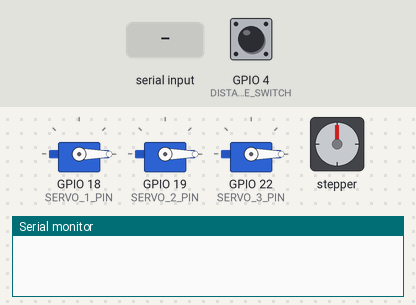
Simulated run of this program. Board: ESP32. On the bench: 3 × servo, stepper motor, the last lines printed to the serial monitor. The inputs (shaded band) are chosen by the test bench; at power-on: GPIO 4 (DISTANCE_SWITCH) LOW. Stepper angles assume 200 steps per turn.

Above: at 0.15 s.
At 1.2 s:
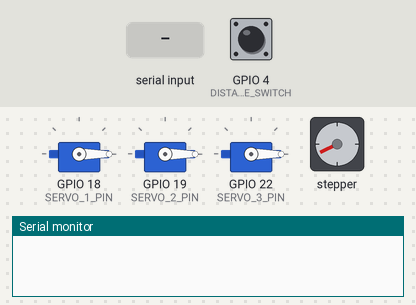
1.3 s: "W" received over Serial
At 1.65 s:
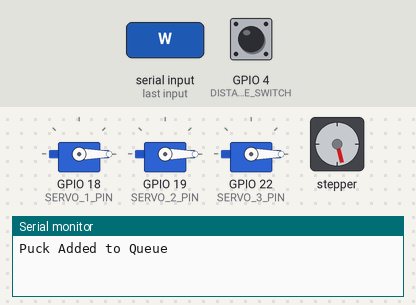
Timing chart, 0 to 13.3 s (numbered marks = the images above; inputs shaded):
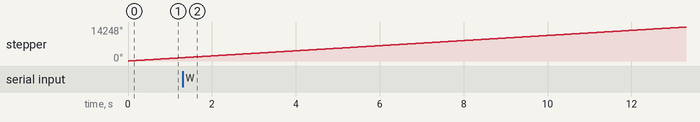

The program:

main.cpp
```cpp
#include <Arduino.h>
#include <ESP32Servo.h>
#include <AccelStepper.h>

// PIN stuff
const int DISTANCE_SWITCH = 4;
const int SERVO_1_PIN = 18; // White Gate
const int SERVO_2_PIN = 19; // Red Gate
const int SERVO_3_PIN = 22; // Blue Gate

// CALIBRATION - need to adjust these based on actual measurements
const int CLICKS_TO_WHITE = 50;  // num Clicks from camera to Gate 1
const int CLICKS_TO_RED = 100;   // num Clicks from camera to Gate 2
const int CLICKS_TO_BLUE = 150;  // num Clicks from camera to Gate 3

const int GATE_CLOSED = 0;
const int GATE_OPEN = 126;       // 70% of 180 degrees
const unsigned long GATE_HOLD_TIME = 1000; // Time (ms) gate stays open

//  OBJECTS
AccelStepper beltStepper(1, 14, 12); // (Type:Driver, StepPin, DirPin)
Servo gateWhite;
Servo gateRed;
Servo gateBlue;

// TRACKING VARIABLES
// 'volatile' tells the ESP32 this variable changes in the background (via interrupt)
volatile unsigned long totalClicks = 0;

// Struct to define a tracked puck (adding in queue for later))
struct TrackedPuck {
  char color;
  unsigned long targetClick;
};

// A queue to hold up (say 10 for now) pucks currently on the belt
const int MAX_PUCKS = 10;
TrackedPuck puckQueue[MAX_PUCKS];
int activePucks = 0;

// Variables to handle closing the gates (after certain amt of time)
unsigned long gateWhiteCloseTime = 0;
unsigned long gateRedCloseTime = 0;
unsigned long gateBlueCloseTime = 0;


// INTERRUPT SERVICE ROUTINE
// This runs instantly every time the switch clicks
void IRAM_ATTR countClicks() {
  totalClicks++;
}

void setup() {
  Serial.begin(115200);

  // Setup Distance Switch Interrupt
  pinMode(DISTANCE_SWITCH, INPUT_PULLDOWN);
  attachInterrupt(digitalPinToInterrupt(DISTANCE_SWITCH), countClicks, RISING);

  // Setup Stepper (XY42STH34-0354A)
  beltStepper.setMaxSpeed(1000);
  beltStepper.setSpeed(600); // Constant running speed

  // Setup Servos (Adafruit 169 limits)
  gateWhite.attach(SERVO_1_PIN, 500, 2400);
  gateRed.attach(SERVO_2_PIN, 500, 2400);
  gateBlue.attach(SERVO_3_PIN, 500, 2400);

  // Initializing gates to closed
  gateWhite.write(GATE_CLOSED);
  gateRed.write(GATE_CLOSED);
  gateBlue.write(GATE_CLOSED);
}

void loop() {
  // KEEP THE BELT MOVING //for this, it needs to stop under the camera for color sensing
  //todo change
  beltStepper.runSpeed();

  // CHECK FOR REVPI COMMANDS for puck info
  if (Serial.available() > 0) {
    char cmd = Serial.read();

    if ((cmd == 'W' || cmd == 'R' || cmd == 'B') && activePucks < MAX_PUCKS) {
      // Calculate where this specific puck needs to go
      unsigned long target = 0;
      if (cmd == 'W') target = totalClicks + CLICKS_TO_WHITE;
      if (cmd == 'R') target = totalClicks + CLICKS_TO_RED;
      if (cmd == 'B') target = totalClicks + CLICKS_TO_BLUE;

      // Add to the tracking queue
      puckQueue[activePucks].color = cmd;
      puckQueue[activePucks].targetClick = target;
      activePucks++;

      Serial.println("Puck Added to Queue");
    }
  }

  //  CHECK IF ANY PUCK HAS REACHED ITS GATE
  for (int i = 0; i < activePucks; i++) {
    if (totalClicks >= puckQueue[i].targetClick) {

      // signal to correct gate and set its closing timer
      if (puckQueue[i].color == 'W') {
        gateWhite.write(GATE_OPEN);
        gateWhiteCloseTime = millis() + GATE_HOLD_TIME;
      }
      else if (puckQueue[i].color == 'R') {
        gateRed.write(GATE_OPEN);
        gateRedCloseTime = millis() + GATE_HOLD_TIME;
      }
      else if (puckQueue[i].color == 'B') {
        gateBlue.write(GATE_OPEN);
        gateBlueCloseTime = millis() + GATE_HOLD_TIME;
      }

      // Remove puck from list w shift down
      for (int j = i; j < activePucks - 1; j++) {
        puckQueue[j] = puckQueue[j + 1];
      }
      activePucks--;
      i--; // Adjust index since we shifted array
    }
  }

  // CLOSE GATES after time
  unsigned long currentTime = millis();

  if (gateWhiteCloseTime > 0 && currentTime >= gateWhiteCloseTime) {
    gateWhite.write(GATE_CLOSED);
    gateWhiteCloseTime = 0;
  }
  if (gateRedCloseTime > 0 && currentTime >= gateRedCloseTime) {
    gateRed.write(GATE_CLOSED);
    gateRedCloseTime = 0;
  }
  if (gateBlueCloseTime > 0 && currentTime >= gateBlueCloseTime) {
    gateBlue.write(GATE_CLOSED);
    gateBlueCloseTime = 0;
  }
}
```
